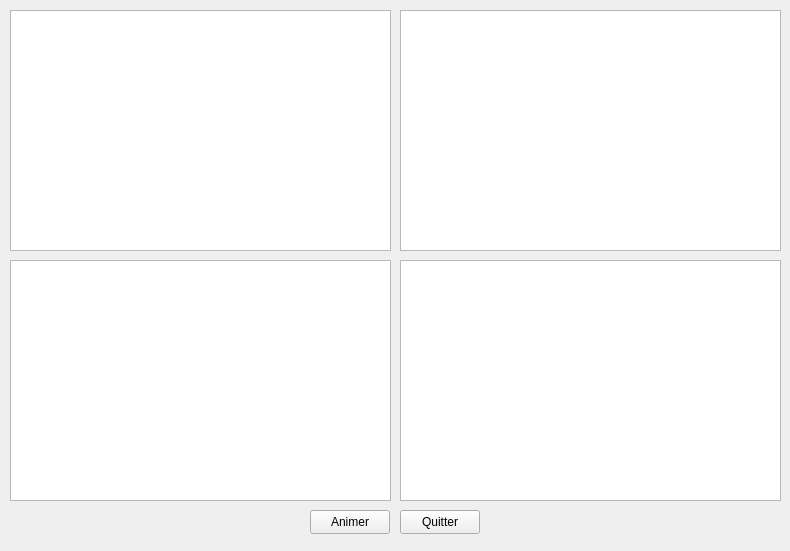
<?xml version="1.0" encoding="UTF-8"?>
<ui version="4.0">
 <class>oui</class>
 <widget class="QWidget" name="oui">
  <property name="geometry">
   <rect>
    <x>0</x>
    <y>0</y>
    <width>790</width>
    <height>551</height>
   </rect>
  </property>
  <property name="windowTitle">
   <string>oui</string>
  </property>
  <widget class="QGraphicsView" name="graphicsView_1">
   <property name="geometry">
    <rect>
     <x>10</x>
     <y>10</y>
     <width>381</width>
     <height>241</height>
    </rect>
   </property>
  </widget>
  <widget class="QGraphicsView" name="graphicsView_2">
   <property name="geometry">
    <rect>
     <x>400</x>
     <y>10</y>
     <width>381</width>
     <height>241</height>
    </rect>
   </property>
  </widget>
  <widget class="QGraphicsView" name="graphicsView_3">
   <property name="geometry">
    <rect>
     <x>10</x>
     <y>260</y>
     <width>381</width>
     <height>241</height>
    </rect>
   </property>
  </widget>
  <widget class="QGraphicsView" name="graphicsView_4">
   <property name="geometry">
    <rect>
     <x>400</x>
     <y>260</y>
     <width>381</width>
     <height>241</height>
    </rect>
   </property>
  </widget>
  <widget class="QPushButton" name="pushButton_Animation">
   <property name="geometry">
    <rect>
     <x>310</x>
     <y>510</y>
     <width>80</width>
     <height>24</height>
    </rect>
   </property>
   <property name="text">
    <string>Animer</string>
   </property>
  </widget>
  <widget class="QPushButton" name="pushButton_Quitter">
   <property name="geometry">
    <rect>
     <x>400</x>
     <y>510</y>
     <width>80</width>
     <height>24</height>
    </rect>
   </property>
   <property name="text">
    <string>Quitter</string>
   </property>
  </widget>
 </widget>
 <layoutdefault spacing="6" margin="11"/>
 <resources/>
 <connections>
  <connection>
   <sender>pushButton_Quitter</sender>
   <signal>clicked()</signal>
   <receiver>oui</receiver>
   <slot>close()</slot>
   <hints>
    <hint type="sourcelabel">
     <x>433</x>
     <y>516</y>
    </hint>
    <hint type="destinationlabel">
     <x>522</x>
     <y>522</y>
    </hint>
   </hints>
  </connection>
 </connections>
</ui>
